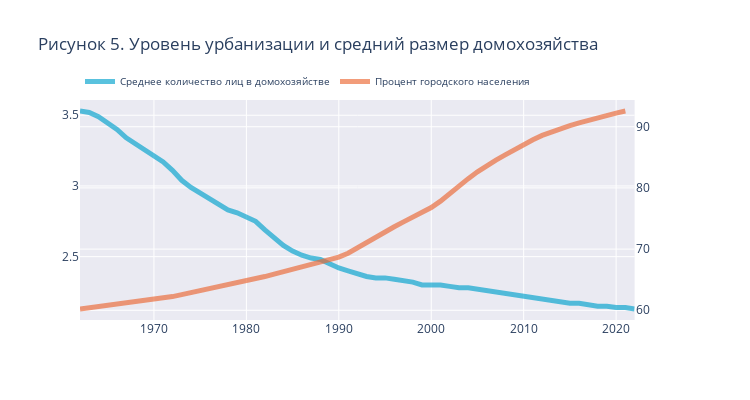

Notebook source saved alongside this figure:
### Code cell
fig = make_subplots(specs=[[{"secondary_y": True}]])

fig.add_trace(go.Scatter(
    x=df_h['Periods'], 
    y=df_h['Private households/Average household size (number)'],
    name = 'Среднее количество лиц в домохозяйстве',
    line = dict(width=5, color='rgba(0, 161, 205, 0.65)'),
    mode = 'lines',
    marker=dict(
                color='#87b9c9',
                opacity=0.65
               ),
    ), 
    secondary_y=False
    )

fig.add_trace(go.Scatter(
    x=df['Time'], 
    y=df['Netherlands [NLD]'],
    name = 'Процент городского населения',
    line = dict(width=5, color='rgba(235, 103, 52, 0.65)'),
    mode = 'lines',
    marker=dict(
                color='#87b9c9',
                opacity=0.65
               ),
    ),
    secondary_y=True
    )




layout = go.Layout(
    xaxis=dict(
               title='Год',
               showgrid=False,
               showline=False,
               linewidth=0,
               ticks='outside',
               gridwidth=0,
               gridcolor='rgba(255, 255, 255, 0.9)'
              ),
    yaxis=dict(
               showline=False,
               showgrid=False,
               gridwidth=0,
               linewidth=0,
               gridcolor='rgba(255, 255, 255, 0.9)'
              ),
    )


fig.update_layout(
                  title_text='Рисунок 5. Уровень урбанизации и средний размер домохозяйства',
                  autosize=False,
                  width=750,
                  height=400,
                  plot_bgcolor='#eaeaf2',
                  legend=dict(
                              orientation="h",
                              x=0,
                              y=1.15,
                              font=dict(size=10)
    
                             )
    
                 )


fig.show()
# fig.write_image("urb.svg")

### Figure 1 — Plotly figure (JSON) as saved in the notebook; plotly's stock layout.template omitted (floating-point values rounded to 4 significant figures)
{"data": [{"line": {"color": "rgba(0, 161, 205, 0.65)", "width": 5}, "marker": {"color": "#87b9c9", "opacity": 0.65}, "mode": "lines", "name": "Среднее количество лиц в домохозяйстве", "type": "scatter", "x": [1962, 1963, 1964, 1965, 1966, 1967, 1968, 1969, 1970, 1971, 1972, 1973, 1974, 1975, 1976, 1977, 1978, 1979, 1980, 1981, 1982, 1983, 1984, 1985, 1986, 1987, 1988, 1989, 1990, 1991, 1992, 1993, 1994, 1995, 1996, 1997, 1998, 1999, 2000, 2001, 2002, 2003, 2004, 2005, 2006, 2007, 2008, 2009, 2010, 2011, 2012, 2013, 2014, 2015, 2016, 2017, 2018, 2019, 2020, 2021, 2022], "xaxis": "x", "y": [3.53, 3.52, 3.49, 3.45, 3.4, 3.34, 3.3, 3.25, 3.21, 3.17, 3.11, 3.04, 2.99, 2.95, 2.9, 2.87, 2.83, 2.81, 2.78, 2.75, 2.69, 2.63, 2.58, 2.54, 2.51, 2.49, 2.48, 2.45, 2.42, 2.4, 2.38, 2.36, 2.35, 2.35, 2.34, 2.33, 2.32, 2.3, 2.3, 2.3, 2.29, 2.28, 2.28, 2.27, 2.26, 2.25, 2.24, 2.23, 2.22, 2.21, 2.2, 2.19, 2.18, 2.17, 2.17, 2.16, 2.15, 2.15, 2.14, 2.14, 2.13], "yaxis": "y"}, {"line": {"color": "rgba(235, 103, 52, 0.65)", "width": 5}, "marker": {"color": "#87b9c9", "opacity": 0.65}, "mode": "lines", "name": "Процент городского населения", "type": "scatter", "x": [1962, 1963, 1964, 1965, 1966, 1967, 1968, 1969, 1970, 1971, 1972, 1973, 1974, 1975, 1976, 1977, 1978, 1979, 1980, 1981, 1982, 1983, 1984, 1985, 1986, 1987, 1988, 1989, 1990, 1991, 1992, 1993, 1994, 1995, 1996, 1997, 1998, 1999, 2000, 2001, 2002, 2003, 2004, 2005, 2006, 2007, 2008, 2009, 2010, 2011, 2012, 2013, 2014, 2015, 2016, 2017, 2018, 2019, 2020, 2021], "xaxis": "x", "y": [60.2, 60.39, 60.57, 60.75, 60.94, 61.12, 61.3, 61.48, 61.66, 61.91, 62.23, 62.55, 62.87, 63.18, 63.5, 63.81, 64.12, 64.44, 64.75, 65.1, 65.51, 65.92, 66.32, 66.72, 67.12, 67.51, 67.91, 68.3, 68.68, 69.33, 70.22, 71.1, 71.96, 72.81, 73.64, 74.45, 75.25, 76.03, 76.8, 77.83, 79.11, 80.34, 81.51, 82.63, 83.64, 84.54, 85.4, 86.29, 87.13, 87.88, 88.59, 89.19, 89.69, 90.17, 90.64, 91.08, 91.49, 91.88, 92.24, 92.57], "yaxis": "y2"}], "layout": {"autosize": false, "height": 400, "legend": {"font": {"size": 10}, "orientation": "h", "x": 0, "y": 1.15}, "plot_bgcolor": "#eaeaf2", "title": {"text": "Рисунок 5. Уровень урбанизации и средний размер домохозяйства"}, "width": 750, "xaxis": {"anchor": "y", "autorange": true, "domain": [0, 0.94], "range": [1962, 2022], "type": "linear"}, "yaxis": {"anchor": "x", "autorange": true, "domain": [0, 1], "range": [2.052, 3.608], "type": "linear"}, "yaxis2": {"anchor": "x", "autorange": true, "overlaying": "y", "range": [58.41, 94.37], "side": "right", "type": "linear"}}}
